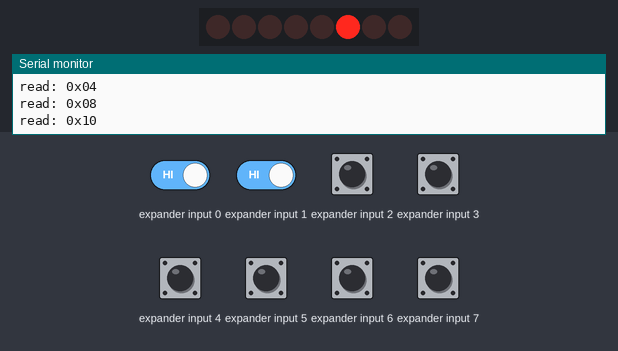
A sketch run on a simulated ESP8266 (NodeMCU). Parts: 8 port-expander outputs drawn as a row of LEDs (first output left, lit = HIGH), the last lines printed to the serial monitor. Wiring (inferred from the names in the program): PCF8574 port expander at I2C address 0x38. Wiring (inferred from the signals the program sends): row of LEDs: on Q0, Q1, Q2, Q3, Q4, Q5, Q6, Q7. The test bench sets the inputs (shaded band); at power-on: expander input 0–7 HIGH.

Above: at 1.4 s.
1.5 s: expander input 5 pulled LOW for 1 s
At 1.91 s:
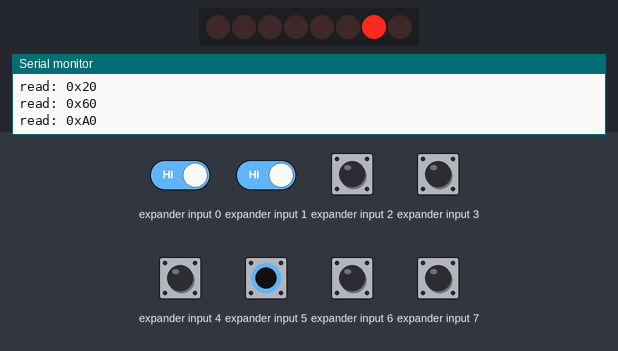
5.5 s: expander input 3 pulled LOW for 0.25 s
At 5.71 s:
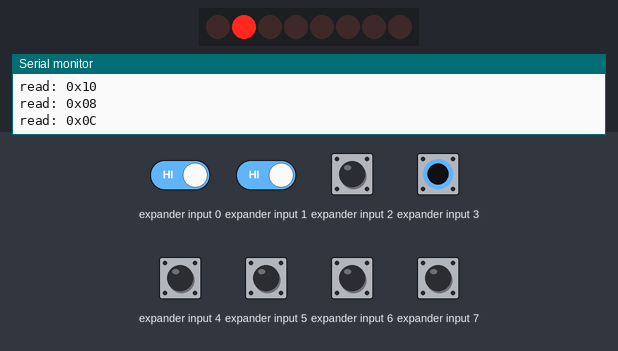
7.2 s: expander input 0 driven LOW and expander input 1 driven LOW
At 8.31 s:
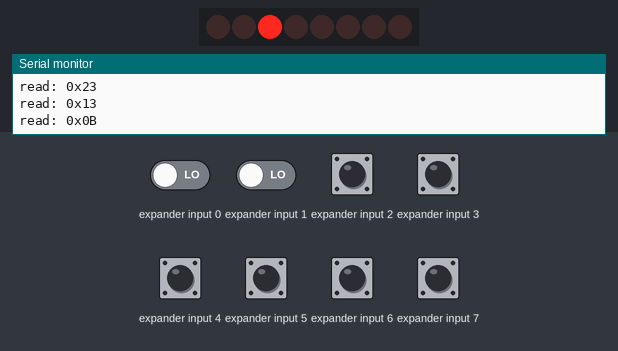
10.2 s: expander input 2 pulled LOW for 1 s
12.7 s: expander input 1 driven HIGH and expander input 2 driven LOW
Timing chart, 0 to 16.7 s (numbered marks = the images above; inputs shaded):
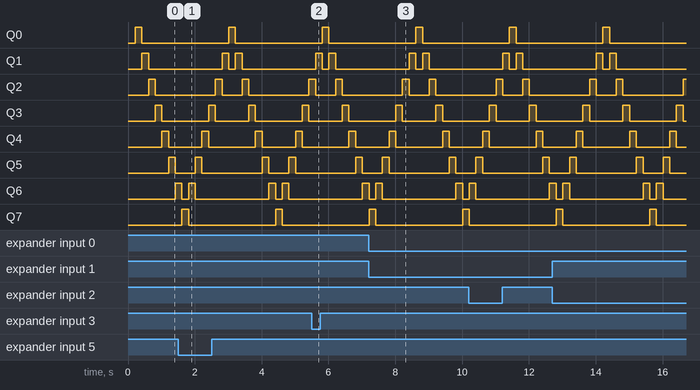

The sketch:

esp8266_pcf8574a_led_array_demo-1.ino
```cpp
//////////////////////////////////////////////////////////////////////////
// Author: RSP @ Embedded Systems Lab (ESL), KMUTNB, Bangkok / Thailand
// Date: 2017-07-03
// Arduino IDE: v1.8.2 + esp8266 v2.3.0
// Boards with ESP-12E
// Note: use Vcc=3.3V for PCF8574-based 8-bit I/O expander module
//////////////////////////////////////////////////////////////////////////

#include <ESP8266WiFi.h>   // use the WiFi library
#include <Wire.h>          // use the Wire library (Soft I2C for ESP8266)

// see: http://www.ti.com/lit/ds/symlink/pcf8574.pdf
//  Vcc 2.5V to 6V, f_SCL 100kHz max., Sink Current (I_OL) 25mA max.

#define I2C_SCL_PIN      (4)      // D2 pin (SCL / GPIO-4)
#define I2C_SDA_PIN      (0)      // D3 pin (SDA / GPIO-0)
#define I2C_ADDR        0x38      // set the I2C address of the PCF8574(A) chip

#define DELAY_MSEC      200

#define USE_PATTERN_2             // use USE_PATTERN_1 or USE_PATTERN_2

// global variables
char sbuf[64];                    // used for sprintf()
uint32_t ts;                      // used to save timestamp value

void i2c_scan() {
  int count = 0;
  Serial.println( "\n\nScanning I2C slave devices..." );
  for( uint8_t addr=0x01; addr <= 0x7f; addr++ ) {
     Wire.beginTransmission( addr );
     if ( Wire.endTransmission() == 0 ) {
       sprintf( sbuf, "I2C device found at 0x%02X.", addr );
       Serial.println( sbuf );
       count++;
    }
  }
  if ( count > 0 ) {
    sprintf( sbuf, "Found %d I2C device(s).\n\n", count );
  } else {
    sprintf( sbuf, "No I2C device found.\n\n" );
  }
  Serial.println( sbuf );
}

inline void i2c_write_byte( uint8_t i2c_addr, uint8_t data ) {
  Wire.beginTransmission( i2c_addr );
  Wire.write( data );
  Wire.endTransmission();
}

inline uint8_t i2c_read_byte( uint8_t i2c_addr  ) {
  Wire.beginTransmission( i2c_addr );
  Wire.endTransmission();
  Wire.requestFrom( i2c_addr, (uint8_t) 1 ); // request only one byte
  while ( Wire.available() == 0 ) ; // waiting (blocking)
  uint8_t data = Wire.read();
  Wire.endTransmission();
  return data;
}

void setup() {
  Serial.begin( 115200 );                  // set baudrate for Serial communication (Tx/Rx pins)

  WiFi.disconnect();                       // disconnect WiFi AP
  WiFi.mode( WIFI_OFF );                   // no use of WiFi, turn WiFi off (to save power consumption)

  Wire.begin( I2C_SDA_PIN, I2C_SCL_PIN );  // initialize I2C port (as I2C master)
  Wire.setClock( 100000 );                 // set clock speed for I2C
  i2c_scan();                              // scan I2C devices
  ts = millis();                           // read system timestamp in milliseconds
}

#ifdef USE_PATTERN_1
void update_output() {
  static uint8_t data = 0x01;
  i2c_write_byte( I2C_ADDR, ~data /* bitwise inverted */ ); // write data to PCF8574(A)
  if ( data & 0x80 ) {
    data = 0x01;
  } else {
    data = (data << 1);
  }
}
#endif

#ifdef USE_PATTERN_2
void update_output() {
  static uint8_t data = 0xFE;
  static bool right_to_left = true;
  i2c_write_byte( I2C_ADDR, data ); // write data to PCF8574
  if ( right_to_left ) {
     data = (data << 1) | (data >> 7);
     if ( data == 0x7F ) right_to_left = false;
  } else {
     data = (data >> 1) | (data << 7);
     if ( data == 0xFE ) right_to_left = true;
  }
}
#endif

void loop() {
  if ( millis() - ts >= DELAY_MSEC ) {
     uint8_t value = i2c_read_byte( I2C_ADDR ); // read value from PCF8574(A)
     sprintf( sbuf, "read: 0x%02X", (uint8_t)(~value) /* inverted */ );
     Serial.println( sbuf );
     update_output();
     ts += DELAY_MSEC;
  }
}

///////////////////////////////////////////////////////////////////////////////////
```
